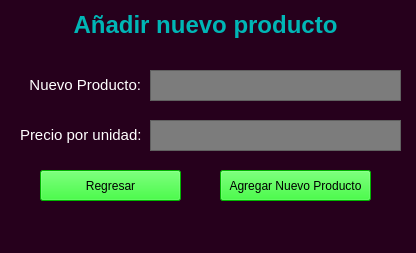
<?xml version="1.0" encoding="UTF-8"?>
<ui version="4.0">
 <class>inv2_variosProductos</class>
 <widget class="QMainWindow" name="inv2_variosProductos">
  <property name="geometry">
   <rect>
    <x>0</x>
    <y>0</y>
    <width>416</width>
    <height>253</height>
   </rect>
  </property>
  <property name="windowTitle">
   <string>MainWindow</string>
  </property>
  <property name="styleSheet">
   <string notr="true">background-color: rgb(38, 0, 28);</string>
  </property>
  <widget class="QWidget" name="centralwidget">
   <widget class="QLabel" name="varProd_label_titulo">
    <property name="geometry">
     <rect>
      <x>30</x>
      <y>0</y>
      <width>351</width>
      <height>51</height>
     </rect>
    </property>
    <property name="styleSheet">
     <string notr="true"/>
    </property>
    <property name="text">
     <string>&lt;html&gt;&lt;head/&gt;&lt;body&gt;&lt;p align=&quot;center&quot;&gt;&lt;span style=&quot; font-size:18pt; font-weight:600; color:#00b6b6;&quot;&gt;Añadir nuevo producto&lt;/span&gt;&lt;/p&gt;&lt;/body&gt;&lt;/html&gt;</string>
    </property>
   </widget>
   <widget class="QPushButton" name="varProd_button_newProducto">
    <property name="geometry">
     <rect>
      <x>220</x>
      <y>170</y>
      <width>151</width>
      <height>31</height>
     </rect>
    </property>
    <property name="styleSheet">
     <string notr="true">background-color: rgb(0, 255, 0);</string>
    </property>
    <property name="text">
     <string>Agregar Nuevo Producto</string>
    </property>
   </widget>
   <widget class="QLabel" name="varProd_label_producto">
    <property name="geometry">
     <rect>
      <x>20</x>
      <y>70</y>
      <width>121</width>
      <height>31</height>
     </rect>
    </property>
    <property name="styleSheet">
     <string notr="true">color: rgb(255, 255, 255);</string>
    </property>
    <property name="text">
     <string>&lt;html&gt;&lt;head/&gt;&lt;body&gt;&lt;p align=&quot;right&quot;&gt;&lt;span style=&quot; font-size:11pt; color:#ffffff;&quot;&gt;Nuevo Producto:&lt;/span&gt;&lt;/p&gt;&lt;/body&gt;&lt;/html&gt;</string>
    </property>
   </widget>
   <widget class="QPlainTextEdit" name="varProd_text_producto">
    <property name="geometry">
     <rect>
      <x>150</x>
      <y>70</y>
      <width>251</width>
      <height>31</height>
     </rect>
    </property>
    <property name="styleSheet">
     <string notr="true">background-color: rgb(124, 124, 124);</string>
    </property>
   </widget>
   <widget class="QPushButton" name="varProd_button_regresar">
    <property name="geometry">
     <rect>
      <x>40</x>
      <y>170</y>
      <width>141</width>
      <height>31</height>
     </rect>
    </property>
    <property name="styleSheet">
     <string notr="true">background-color: rgb(0, 255, 0);</string>
    </property>
    <property name="text">
     <string>Regresar</string>
    </property>
   </widget>
   <widget class="QPlainTextEdit" name="varProd_text_precio">
    <property name="geometry">
     <rect>
      <x>150</x>
      <y>120</y>
      <width>251</width>
      <height>31</height>
     </rect>
    </property>
    <property name="styleSheet">
     <string notr="true">background-color: rgb(124, 124, 124);</string>
    </property>
   </widget>
   <widget class="QLabel" name="varProd_label_precio">
    <property name="geometry">
     <rect>
      <x>20</x>
      <y>120</y>
      <width>121</width>
      <height>31</height>
     </rect>
    </property>
    <property name="styleSheet">
     <string notr="true">color: rgb(255, 255, 255);</string>
    </property>
    <property name="text">
     <string>&lt;html&gt;&lt;head/&gt;&lt;body&gt;&lt;p align=&quot;right&quot;&gt;&lt;span style=&quot; font-size:11pt; color:#ffffff;&quot;&gt;Precio por unidad:&lt;/span&gt;&lt;/p&gt;&lt;/body&gt;&lt;/html&gt;</string>
    </property>
   </widget>
  </widget>
  <widget class="QMenuBar" name="menubar">
   <property name="geometry">
    <rect>
     <x>0</x>
     <y>0</y>
     <width>416</width>
     <height>21</height>
    </rect>
   </property>
  </widget>
  <widget class="QStatusBar" name="statusbar"/>
 </widget>
 <resources/>
 <connections/>
</ui>
